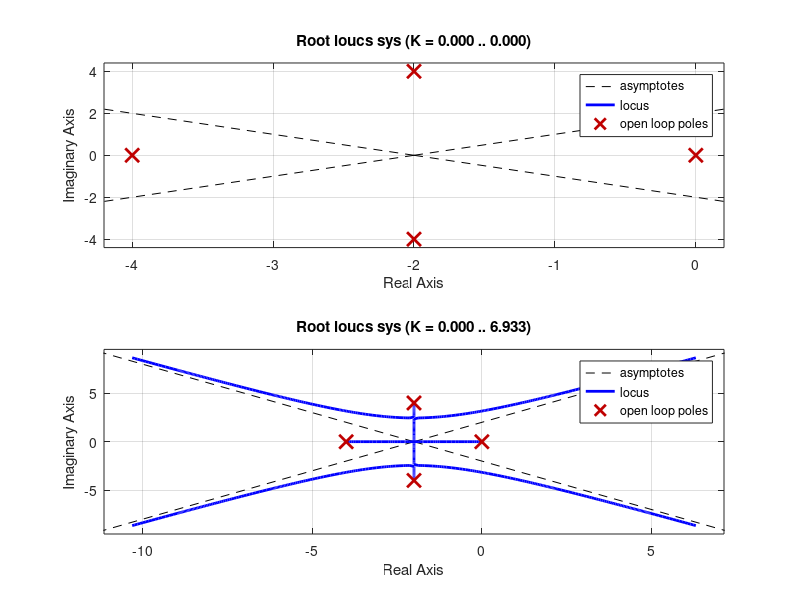

Recreate this plot in MATLAB.
clear all;
close all;
clc;

k=[-3000,3000];
for i=1:2
    numerator=k(i);
    denominator=[1,8,36,80,0];
    sys=tf(numerator,denominator);
    display(sys)
    subplot(2,1,i);
    rlocus(sys);
end
